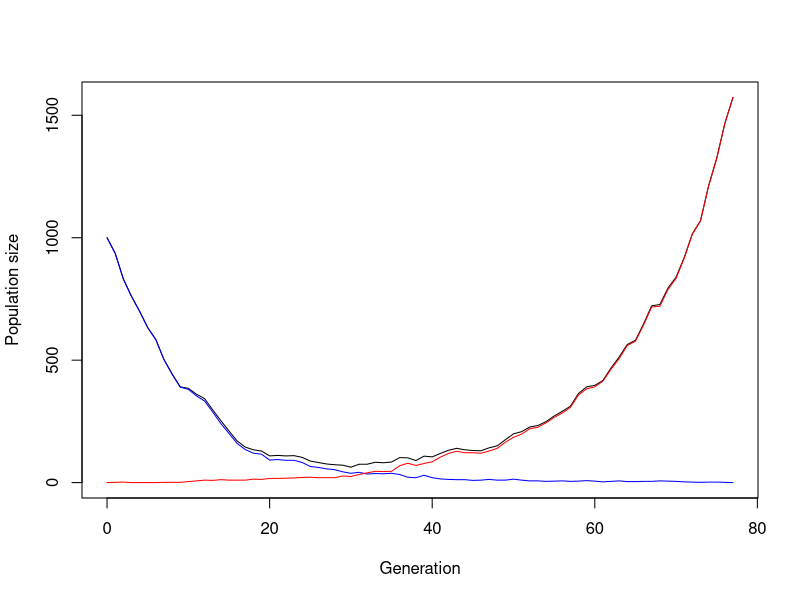

The R script that drew this image:
## ---- chunk 1
simulate_one_gen <- function(N_a, N_A, decay_rate, sel_coeff, mut_rate) {
  # draw offspring according to Poisson distribution
  offsp_a <- rpois(1, N_a * (1-decay_rate))  ##random vriable 
  offsp_A <- rpois(1, N_A * (1-decay_rate+sel_coeff))
  # draw new mutants according to Poisson distribution
  mut_a_to_A <- rpois(1, offsp_a * mut_rate)
  
  # determine new population sizes of wild type and mutant
  N_a_new <- max(offsp_a - mut_a_to_A, 0)
  N_A_new <-  offsp_A + mut_a_to_A
  
  return(c(N_a_new, N_A_new))
}
# Test the function
print(simulate_one_gen(100,0,0.1,0.2,0.01))
## ---- chunk 2
simulate_pop <- function(N_init_a, N_init_A, decay_rate, sel_coeff, mut_rate, t_max) {
  # Create the vector in which to save the results
  pop_vector <- c(N_init_a, N_init_A)
  # initiate the variables
  pop_new <- c(N_init_a, N_init_A)
  
  # run the simulation until generation t_max
  for (i in 1:t_max+1) {
    # redefine the current population one generation later
    pop_new <- simulate_one_gen(pop_new[1],pop_new[2], decay_rate, sel_coeff, mut_rate)
    # add the new population sizes to the output vector
    pop_vector <- rbind(pop_vector,pop_new)
    # condition to stop the simulation before t_max: either the population exceeds 1.5 times the original population size, or it goes extinct
    if (pop_new[1]+pop_new[2]>=1.5*(N_init_a+ N_init_A) | pop_new[1]+pop_new[2]==0) break
  }
  
  # define the row and column names of the output vector
  rownames(pop_vector) <- (0:t_max)[1:length(pop_vector[,1])] # note that the vector has to be cut if the simulation stopped early
  colnames(pop_vector) <- c("a","A")
  # return the result
  return(pop_vector)	
}


# Test the function and plot the result
# set t_max to a value to be used througout
max_gen <- 1000
# create your simulation data
output <- simulate_pop(1000,0,0.1,0.2,0.001,max_gen)
# show the last few lines of the data table
print(tail(output))
# plot the output - note that the plot range and the x axis have to be adjusted based on the length of the table
# determine x axis range 
x_range <- 0:(length(output[,1])-1)
# this plots the total population size
plot(x_range,output[,1]+output[,2],type='l',ylim=c(0,max(output[,1]+output[,2])),xlab = "Generation",ylab = "Population size")
# add number of wild type individuals
lines(x_range,output[,"a"], col="blue")
# add number of mutant individuals
lines(x_range,output[,"A"], col="red")
## ---- chunk 3
# set some parameters to fixed values
init_a <- 100
init_A <- 0
m_rate <- 0.001
max_gen <- 1000
# determine how often to run the simulation for each set of parameters
no_replicates <- 100

# set parameters to vary
s_values <- c(0.2,0.3,0.4)
r_values <- c(0.05,0.1,0.15)

# initialize data table - where to collect the results
data_table <- c()
# run the simulation across all chosen parameters
# loop over decay rates
for(rval in r_values){
  # loop over selection coefficients
  for(sval in s_values){
    # different way of running many simulations: make replicates using "repeat" function with a counter i
    # reset counter
    i<-1
    repeat {
      # increase counter by one
      i<-i+1
      # run the simulation once
      one_run <- simulate_pop(init_a,init_A,rval,sval,m_rate,max_gen)
      # determine total population sizes
      total_size <- one_run[,1]+one_run[,2]
      # determine minimum population size
      min_size <- min(total_size)
      # determine (first) generation at which this population size occurred
      min_gen <- as.numeric(which(total_size==min_size)[1])
      # enter the data into the table
      data_table <- rbind(data_table,c(rval,sval,min_gen,min_size)) # note that we add the varying parameters (decay rate and selection coefficient) to the table too
      # stop the repeated computation after no_replicates times
      if(i>no_replicates) break
    }
  }
}
# define column names of data table
colnames(data_table) <- c("r","s","min_gen","no_min")
# show the first lines of the output
print(head(data_table))
print(tail(data_table))
